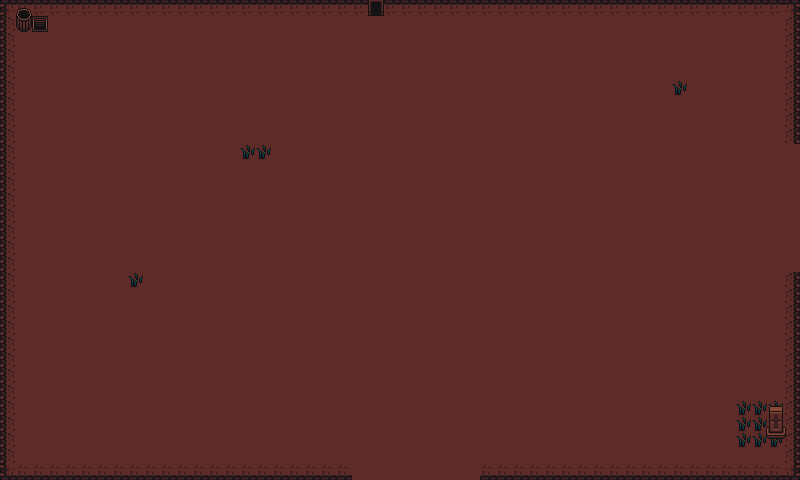

This is a level from a 2D game, rendered from its Tiled map with the project's own tilesets. A one-line summary and the map file follow, with tile-layer data summarised:
An orthogonal 50x30 tile map with 16x16 px tiles, 3 tile layers (BackGround, ForeGround, ForeForeGround) and 11 objects (DownDoor, UpDoor, RightDoor, LeftDoor).

<map version="1.2" tiledversion="1.3.3" orientation="orthogonal" renderorder="right-down" width="50" height="30" tilewidth="16" tileheight="16" infinite="0" nextlayerid="14" nextobjectid="39">
 <tileset firstgid="1" source="New Dungeon Tileset.tsx" />
 <layer id="3" name="BackGround" width="50" height="30">
  <data>[1500 cells, 1500 non-empty, 9 distinct tile ids]</data>
 </layer>
 <layer id="12" name="ForeGround" width="50" height="30">
  <data>[1500 cells, 33 non-empty, 6 distinct tile ids]</data>
 </layer>
 <layer id="13" name="ForeForeGround" width="50" height="30">
  <data>[1500 cells, 9 non-empty, 9 distinct tile ids]</data>
 </layer>
 <objectgroup id="10" name="EnemySpawns">
  <object id="31" x="236" y="167.333" width="20" height="24" />
  <object id="32" x="421.333" y="174.667" width="29.3333" height="31.3333" />
  <object id="33" x="531" y="161" width="15" height="9" />
  <object id="34" x="757" y="31" width="16" height="21" />
  <object id="35" x="34" y="26" width="25" height="18" />
  <object id="36" x="28" y="432" width="24" height="21" />
  <object id="37" x="744" y="437" width="25" height="18" />
 </objectgroup>
 <objectgroup id="7" name="Doors">
  <object id="8" name="DownDoor" x="353.333" y="464.333" width="128" height="15" />
  <object id="10" name="UpDoor" x="367" y="0" width="14" height="16" />
  <object id="11" name="RightDoor" x="790" y="148" width="10" height="122" />
  <object id="12" name="LeftDoor" x="30" y="18" width="19" height="14" />
 </objectgroup>
</map>
